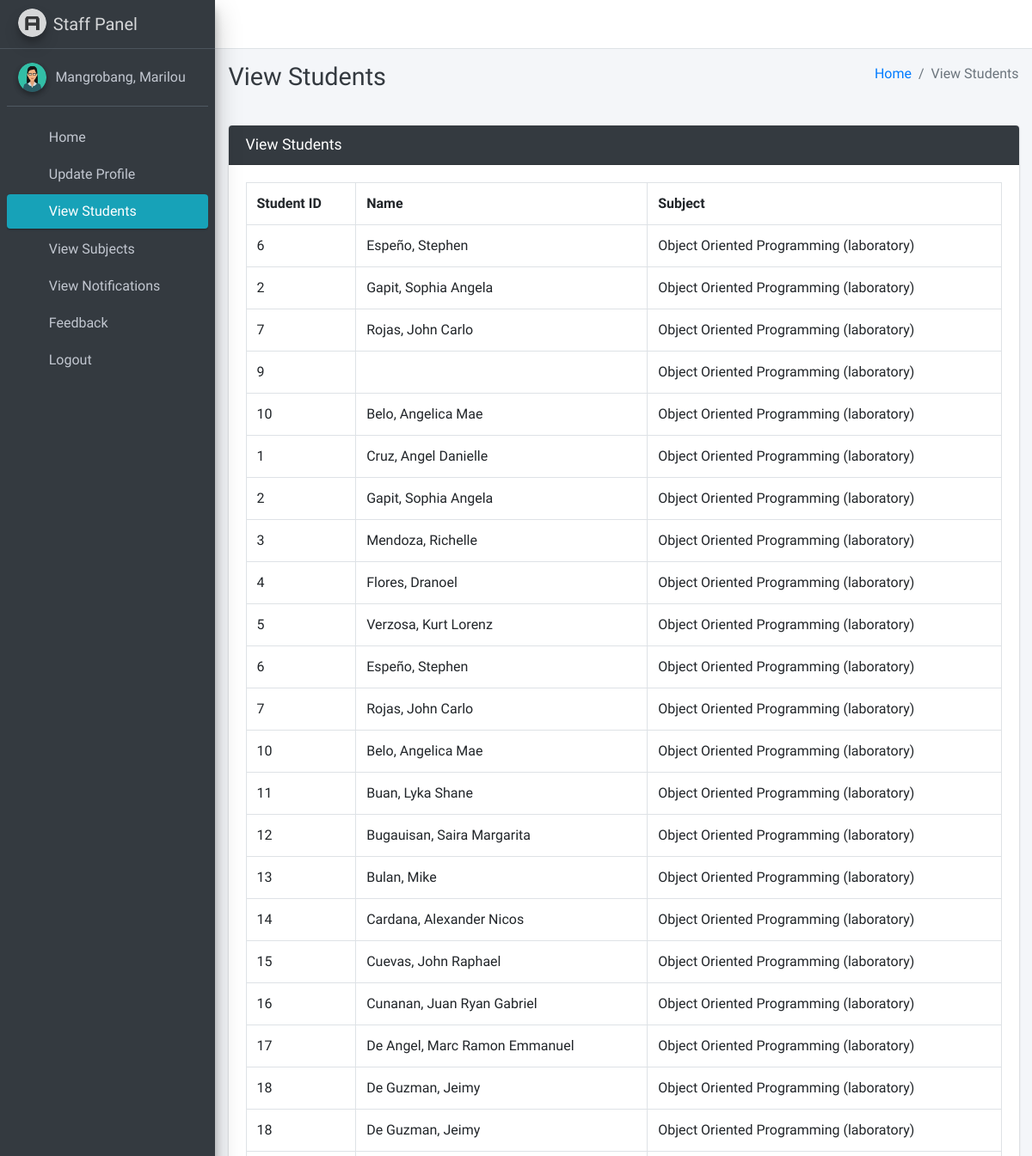
Page /staff/view/students/ (signed in, upper part) on the earlier database version.
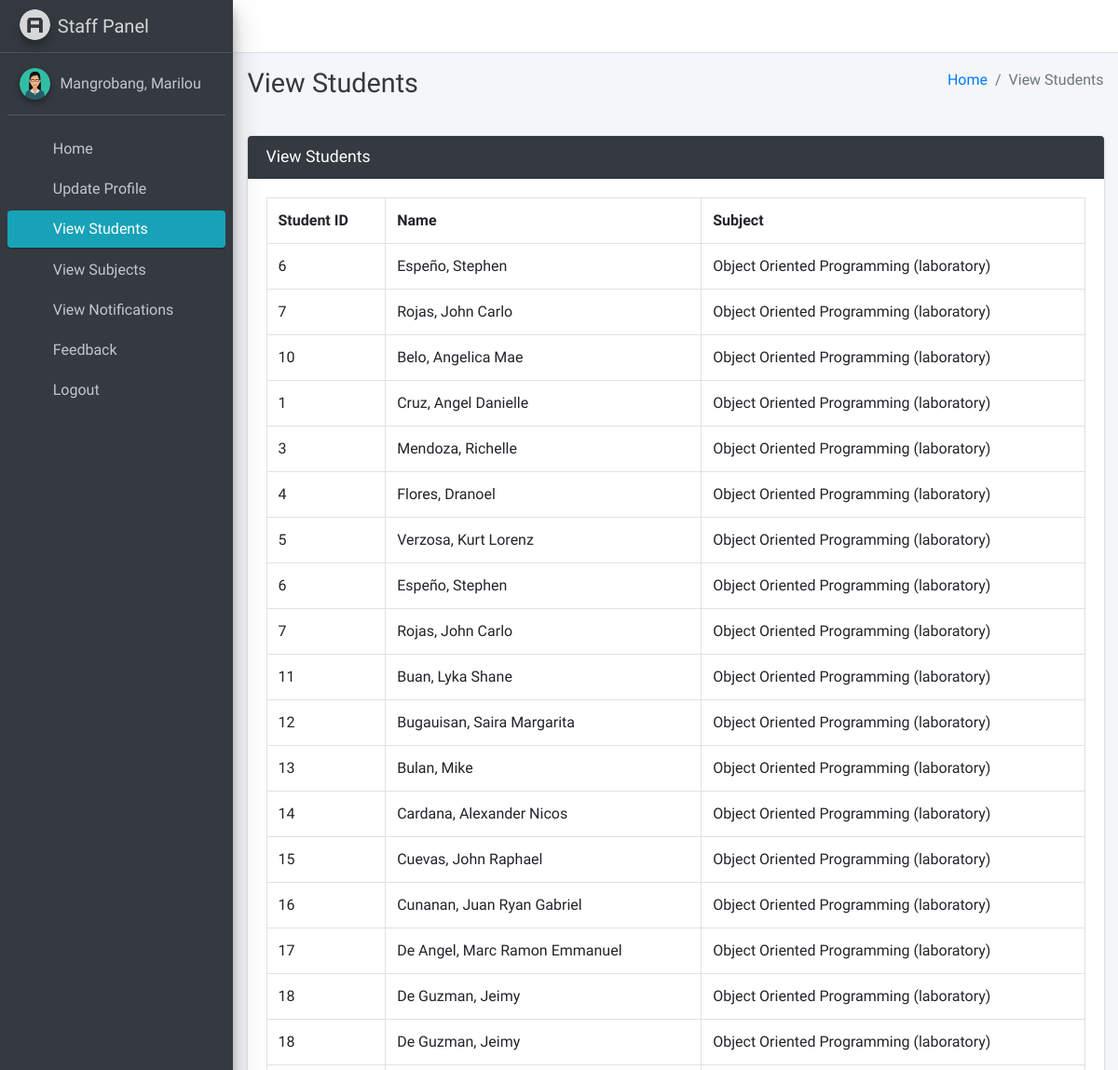
Same page on the later database version.
### main_app/models.py (models this page shows, shortened)
class StudentSubject(models.Model):
    student = models.ForeignKey(Student,on_delete=models.CASCADE)
    subject = models.ForeignKey(Subject,on_delete=models.CASCADE)
    staff = models.ForeignKey(Staff,on_delete=models.CASCADE)
    course = models.ForeignKey(Course, on_delete=models.DO_NOTHING, null=False, blank=False)
    updated_at = models.DateTimeField(auto_now=True)
    created_at = models.DateTimeField(auto_now_add=True)

class Student(models.Model):
    admin = models.OneToOneField(CustomUser, on_delete=models.CASCADE)
    course = models.ForeignKey(Course, on_delete=models.DO_NOTHING, null=True, blank=True)
    session = models.ForeignKey(Session, on_delete=models.DO_NOTHING, null=True)
    def __str__(self):
        return self.admin.last_name + ", " + self.admin.first_name

class CustomUser(AbstractUser):
    USER_TYPE = ((1, "HOD"), (2, "Staff"), (3, "Student"))
    GENDER = [("M", "Male"), ("F", "Female")]
    username = None  # Removed username, using email instead
    email = models.EmailField(unique=True)
    user_type = models.CharField(default=1, choices=USER_TYPE, max_length=1)
    gender = models.CharField(max_length=1, choices=GENDER)
    profile_pic = models.ImageField()
    address = models.TextField()
    fcm_token = models.TextField(default="")  # For firebase notifications
    created_at = models.DateTimeField(auto_now_add=True)
    updated_at = models.DateTimeField(auto_now=True)
    USERNAME_FIELD = "email"
    REQUIRED_FIELDS = []
    objects = CustomUserManager()
    def __str__(self):
        return self.last_name + ", " + self.first_name

class Subject(models.Model):
    name = models.CharField(max_length=120)
    staff = models.ForeignKey(Staff,on_delete=models.CASCADE)
    course = models.ForeignKey(Course, on_delete=models.DO_NOTHING, null=False, blank=False)
    updated_at = models.DateTimeField(auto_now=True)
    created_at = models.DateTimeField(auto_now_add=True)
    def __str__(self):
        return self.name

### main_app/staff_views.py (the view)
# urls.py: path("staff/view/students/", staff_views.staff_view_students,
def staff_view_students(request):
    staff = get_object_or_404(Staff, admin=request.user)
    students = StudentSubject.objects.filter(staff_id=staff.id)
    allStudents = CustomUser.objects.filter(user_type=3)
    context = {
        'staffstudents': students,
        'page_title': 'View Students'
    }
    return render(request, "staff_template/staff_view_students.html", context)

### main_app/templates/staff_template/staff_view_students.html
{% extends 'main_app/base.html' %}
{% load static %}
{% block page_title %}{{page_title}}{% endblock page_title %}
{% block content %}
<section class="content">
    <div class="container-fluid">
        <div class="row">
            <div class="col-md-12">
                <div class="card card-dark">
                    <div class="card-header">
                        <h3 class="card-title">{{page_title}}</h3>
                    </div>
                    <div class="card-body">
                        <div class="form-group table">
              <table class="table table-bordered">
                  <tr>
                      <th>Student ID</th>
                      <th>Name</th>
                      <th>Subject</th>
                  </tr>
                  {% for staffstudents in  staffstudents %}
                    <tr>
                        <td>{{staffstudents.student_id}}</td>
                        <td>{{staffstudents.student}}</td>
                        <td>{{staffstudents.subject}}</td>
                    </tr>
                  {% endfor %}
              </table>
                        </div>
                    </div>
                </div>
            </div>
        </div>
    </div>
</section>
{% endblock content %}

Differences in the rows shown:
removed StudentSubject: student_id "2", student "Gapit, Sophia Angela", subject "Object Oriented Programming (laboratory)"
removed StudentSubject: student_id "9", subject "Object Oriented Programming (laboratory)"
removed StudentSubject: student_id "2", student "Gapit, Sophia Angela", subject "Object Oriented Programming (laboratory)"
removed StudentSubject: student_id "10", student "Belo, Angelica Mae", subject "Object Oriented Programming (laboratory)"
